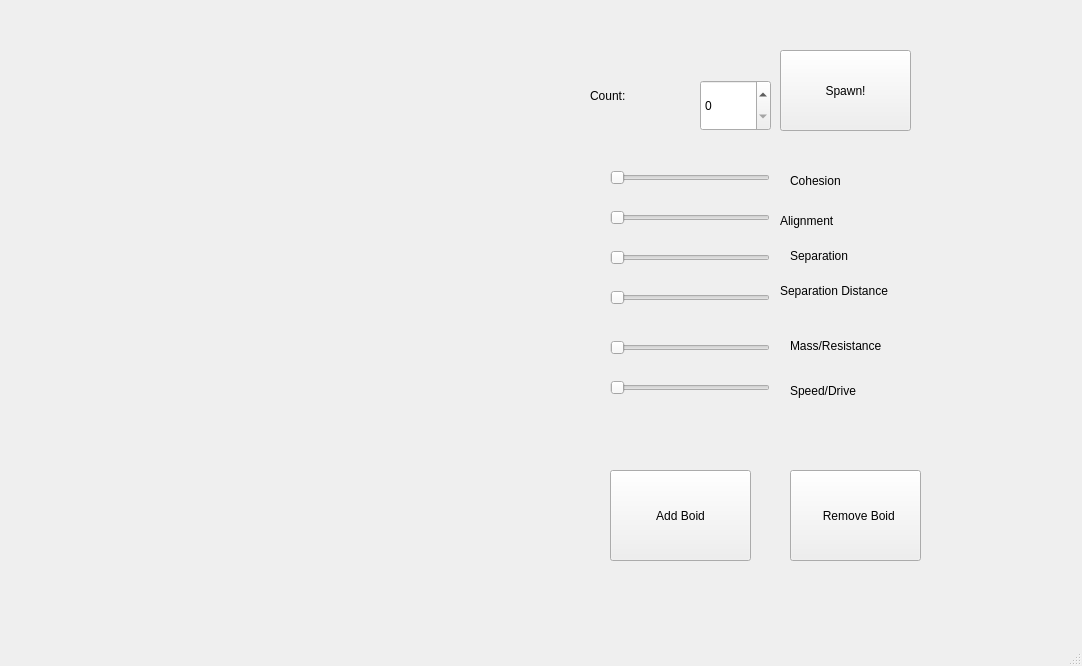
<?xml version="1.0" encoding="UTF-8"?>
<ui version="4.0">
 <class>MainWindow</class>
 <widget class="QMainWindow" name="MainWindow">
  <property name="geometry">
   <rect>
    <x>0</x>
    <y>0</y>
    <width>1082</width>
    <height>666</height>
   </rect>
  </property>
  <property name="windowTitle">
   <string>MainWindow</string>
  </property>
  <property name="autoFillBackground">
   <bool>true</bool>
  </property>
  <property name="styleSheet">
   <string notr="true"/>
  </property>
  <widget class="QWidget" name="centralwidget">
   <widget class="QPushButton" name="m_add">
    <property name="geometry">
     <rect>
      <x>610</x>
      <y>470</y>
      <width>141</width>
      <height>91</height>
     </rect>
    </property>
    <property name="text">
     <string>Add Boid</string>
    </property>
   </widget>
   <widget class="QSlider" name="m_cohesion">
    <property name="geometry">
     <rect>
      <x>610</x>
      <y>170</y>
      <width>160</width>
      <height>16</height>
     </rect>
    </property>
    <property name="orientation">
     <enum>Qt::Horizontal</enum>
    </property>
   </widget>
   <widget class="QSlider" name="m_alignment">
    <property name="geometry">
     <rect>
      <x>610</x>
      <y>210</y>
      <width>160</width>
      <height>16</height>
     </rect>
    </property>
    <property name="orientation">
     <enum>Qt::Horizontal</enum>
    </property>
   </widget>
   <widget class="QSlider" name="m_separation">
    <property name="geometry">
     <rect>
      <x>610</x>
      <y>250</y>
      <width>160</width>
      <height>16</height>
     </rect>
    </property>
    <property name="orientation">
     <enum>Qt::Horizontal</enum>
    </property>
   </widget>
   <widget class="QSlider" name="m_mass">
    <property name="geometry">
     <rect>
      <x>610</x>
      <y>340</y>
      <width>160</width>
      <height>16</height>
     </rect>
    </property>
    <property name="orientation">
     <enum>Qt::Horizontal</enum>
    </property>
   </widget>
   <widget class="QSlider" name="m_speed">
    <property name="geometry">
     <rect>
      <x>610</x>
      <y>380</y>
      <width>160</width>
      <height>16</height>
     </rect>
    </property>
    <property name="orientation">
     <enum>Qt::Horizontal</enum>
    </property>
   </widget>
   <widget class="QWidget" name="gridLayoutWidget">
    <property name="geometry">
     <rect>
      <x>10</x>
      <y>10</y>
      <width>571</width>
      <height>531</height>
     </rect>
    </property>
    <layout class="QGridLayout" name="m_grid"/>
   </widget>
   <widget class="QSpinBox" name="m_swarmCount">
    <property name="geometry">
     <rect>
      <x>700</x>
      <y>80</y>
      <width>71</width>
      <height>51</height>
     </rect>
    </property>
    <property name="maximum">
     <number>2000</number>
    </property>
   </widget>
   <widget class="QPushButton" name="m_newSwarm">
    <property name="geometry">
     <rect>
      <x>780</x>
      <y>50</y>
      <width>131</width>
      <height>81</height>
     </rect>
    </property>
    <property name="minimumSize">
     <size>
      <width>111</width>
      <height>51</height>
     </size>
    </property>
    <property name="text">
     <string>Spawn!</string>
    </property>
   </widget>
   <widget class="QLabel" name="cohesion_label">
    <property name="geometry">
     <rect>
      <x>790</x>
      <y>170</y>
      <width>121</width>
      <height>21</height>
     </rect>
    </property>
    <property name="text">
     <string>Cohesion</string>
    </property>
   </widget>
   <widget class="QLabel" name="alignment_label">
    <property name="geometry">
     <rect>
      <x>780</x>
      <y>210</y>
      <width>131</width>
      <height>21</height>
     </rect>
    </property>
    <property name="text">
     <string>Alignment</string>
    </property>
   </widget>
   <widget class="QLabel" name="separation_label">
    <property name="geometry">
     <rect>
      <x>790</x>
      <y>240</y>
      <width>141</width>
      <height>31</height>
     </rect>
    </property>
    <property name="text">
     <string>Separation</string>
    </property>
   </widget>
   <widget class="QLabel" name="mass_label">
    <property name="geometry">
     <rect>
      <x>790</x>
      <y>320</y>
      <width>261</width>
      <height>51</height>
     </rect>
    </property>
    <property name="text">
     <string>Mass/Resistance</string>
    </property>
   </widget>
   <widget class="QLabel" name="speed_label">
    <property name="geometry">
     <rect>
      <x>790</x>
      <y>360</y>
      <width>201</width>
      <height>61</height>
     </rect>
    </property>
    <property name="text">
     <string>Speed/Drive</string>
    </property>
   </widget>
   <widget class="QLabel" name="label">
    <property name="geometry">
     <rect>
      <x>590</x>
      <y>60</y>
      <width>81</width>
      <height>71</height>
     </rect>
    </property>
    <property name="text">
     <string>Count:</string>
    </property>
   </widget>
   <widget class="QPushButton" name="m_remove">
    <property name="geometry">
     <rect>
      <x>790</x>
      <y>470</y>
      <width>131</width>
      <height>91</height>
     </rect>
    </property>
    <property name="text">
     <string>  Remove Boid</string>
    </property>
   </widget>
   <widget class="QSlider" name="m_sepDist">
    <property name="geometry">
     <rect>
      <x>610</x>
      <y>290</y>
      <width>160</width>
      <height>16</height>
     </rect>
    </property>
    <property name="orientation">
     <enum>Qt::Horizontal</enum>
    </property>
   </widget>
   <widget class="QLabel" name="label_2">
    <property name="geometry">
     <rect>
      <x>780</x>
      <y>270</y>
      <width>171</width>
      <height>41</height>
     </rect>
    </property>
    <property name="text">
     <string>Separation Distance</string>
    </property>
   </widget>
  </widget>
  <widget class="QStatusBar" name="statusbar"/>
 </widget>
 <resources/>
 <connections/>
</ui>
